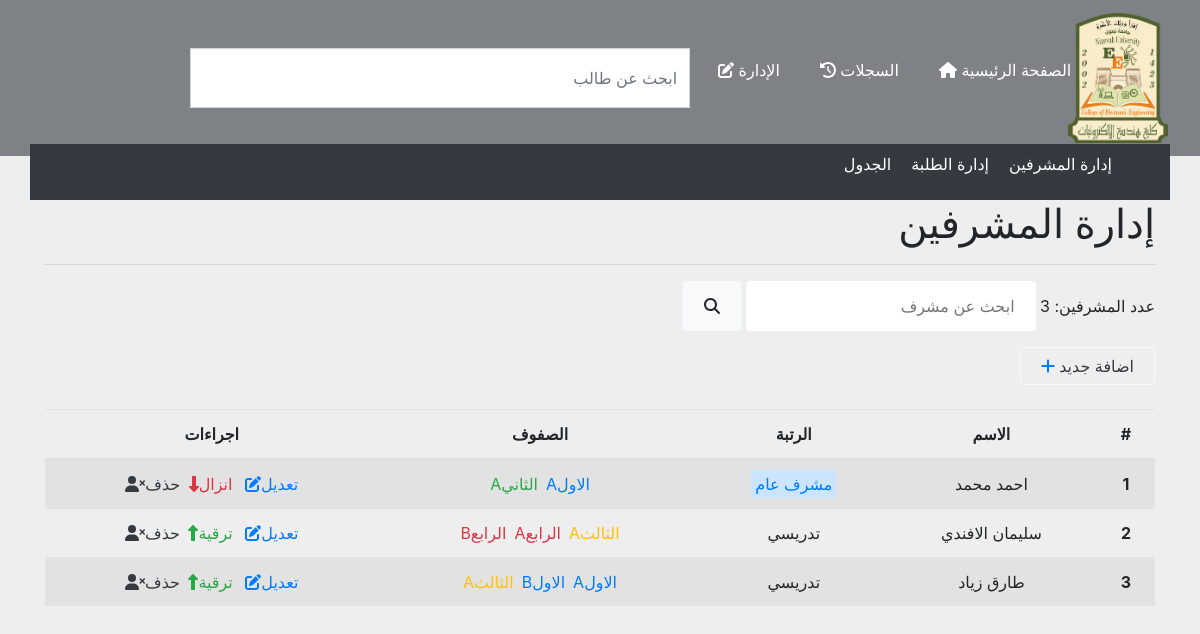
Page /manage.php?do=admins on the earlier database version.
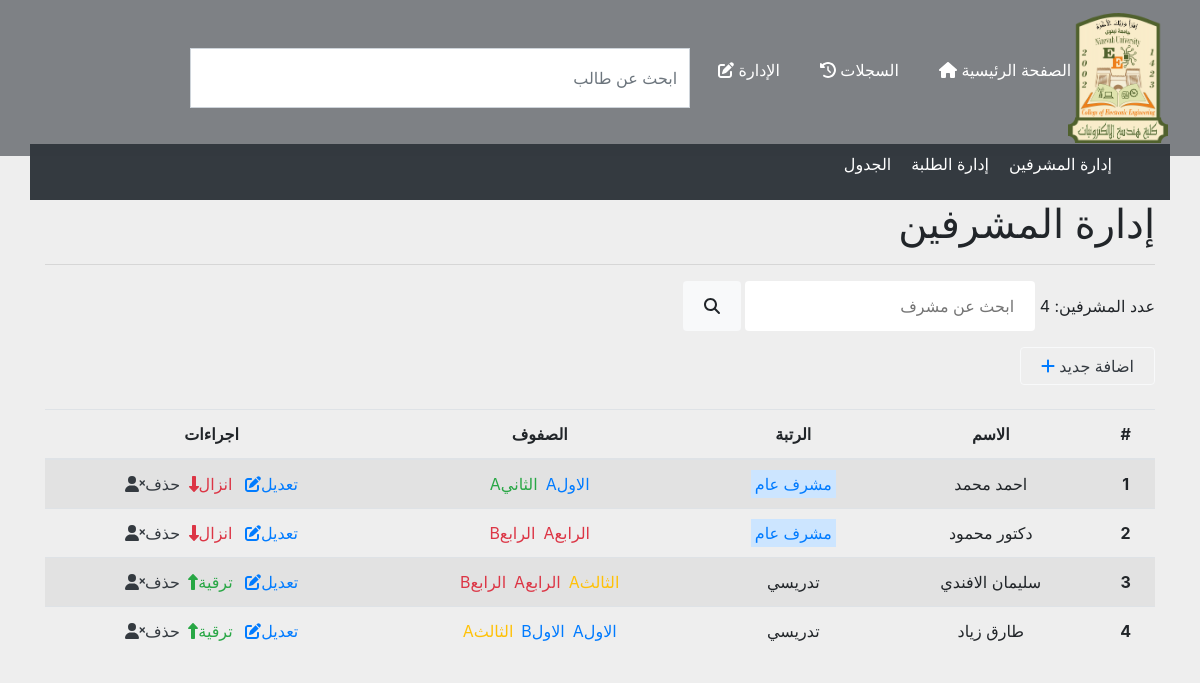
Same page on the later database version.
### tables this page shows
CREATE TABLE `users` (
  `id` int(11) NOT NULL,
  `name` text NOT NULL,
  `birth` varchar(14) NOT NULL,
  `stage` int(11) NOT NULL,
  `division` varchar(1) NOT NULL,
  `admin` int(1) NOT NULL DEFAULT 0,
  `insertDate` date NOT NULL DEFAULT current_timestamp(),
  `insertTime` time NOT NULL DEFAULT current_timestamp(),
  `exchangeHistory` text NOT NULL DEFAULT '0',
  `DateExchange` date NOT NULL DEFAULT current_timestamp(),
  `TimeExchange` time NOT NULL DEFAULT current_timestamp(),
  `tags` char(11) NOT NULL DEFAULT '''0'''
);

### includes/doAdmins.php (the view, shortened to what this page needs)
<h1>إدارة المشرفين</h1>
<hr>
<?php
$query = mysqli_query($con, "SELECT * FROM `users` WHERE (`admin`=1 OR `admin`=9) ORDER BY `users`.`name` ASC");
$adminNum = mysqli_num_rows($query);
?>
<div>
    <span> عدد المشرفين: <?php  echo $adminNum; ?> </span>
    <input class=" alert" placeholder="ابحث عن مشرف" type="search"  id="ASI" oninput="searcher( 'ASI', 'AT' )">
    <button class="alert btn-light" onclick="searcher( 'ASI', 'AT' )"><i class="fa fa-search"></i></button>
</div>
<div class="list1 mb-4">
    <div class=" btn btn-outline-light" onclick="hid4show('hidden1', 'addAdmin')">
        <span class="p-2 m-0 text-dark">
            <span>اضافة جديد</span>
            <i class=" text-primary fa fa-add"></i>
        </span>
    </div>
</div>
<table class="table table-striped" id="AT">
    <thead>
        <tr class="tr1 center">
            <th scope="col">#</th>
            <th scope="col">الاسم</th>
            <th scope="col">الرتبة</th>
            <th scope="col">الصفوف</th>
            <th scope="col">اجراءات</th>
        </tr>
    </thead>
    <tbody class="table-group-divider">
        <?php
        $query = mysqli_query($con, "SELECT * FROM `users` WHERE (`admin`=1 OR `admin`=9) ORDER BY `users`.`name` ASC");
        $ii = 0;
        while($row = mysqli_fetch_assoc($query)){
            $ii++;
        ?>
        <tr class="tr1">
            <th class="td1 center" scope="row"><?php echo $ii; ?></th>
            <td class="td1 center"><?php echo $row['name']; ?></td>
            <td class="td1 center"><?php
                if( $row['admin'] == 9){
                    echo '<span class="text-primary alert-primary p-1">' . "مشرف عام" . '</span>';
                }else{
                    echo "تدريسي";
                }
            ?></td>
            <td class="td1 center"><?php
                if( !empty($row['exchangeHistory']) ){
                    $classes = $row['exchangeHistory'];
                    $len = strlen($classes);
                    for( $i=0; $i<$len; $i++ ){
                        if( ( ($i+1) %3 ) == 0){
                            if( $classes[$i-2] == 1 ){echo "<a href='?do=stage&auv=". $classes[$i-2] . '&buv='. $classes[$i-1] . "' class='p-1 text-primary'>" . "الاول" . $classes[$i-1] . "</a>";}
                            if( $classes[$i-2] == 2 ){echo "<a href='?do=stage&auv=". $classes[$i-2] . '&buv='. $classes[$i-1] . "' class='p-1 text-success'>" . "الثاني" . $classes[$i-1] . "</a>";}
                            if( $classes[$i-2] == 3 ){echo "<a href='?do=stage&auv=". $classes[$i-2] . '&buv='. $classes[$i-1] . "' class='p-1 text-warning'>" . "الثالث" . $classes[$i-1] . "</a>";}
                            if( $classes[$i-2] == 4 ){echo "<a href='?do=stage&auv=". $classes[$i-2] . '&buv='. $classes[$i-1] . "' class='p-1 text-danger'>" . "الرابع" . $classes[$i-1] . "</a>";}
                        }
                    }
                }else{
                    echo "<span class=' text-danger'> لا يوجد </span>";
                }
            ?></td>
            <td class="td1 center">
                <a class="pl-1 text-primary" href="edit.php?id=<?php $ra = rand(999, 99999); echo $row['id'] * $ra * 58754.9754277456 / 42.9869456903?>&k=<?php echo $ra; ?>">تعديل<i class="fa fa-edit"></i></a>
                <?php if( $row['admin'] != 9 ){
                echo '<span class="pr-1 text-success hand" onclick="ajax()" >ترقية<i class="fa fa-up-long"></i></span>';
                } ?>
                <?php if( $row['admin'] != 1 ){
                echo '<span class="pr-1 text-danger hand" >انزال<i class="fa fa-down-long"></i></span>';
                } ?>
                <span class="pr-1 text-dark hand" >حذف<i class="fa fa-user-xmark"></i></span>
            </td>
        </tr>
        <?php } ?>
    </tbody>
</table>

Differences in the rows shown:
added users: name "دكتور محمود", admin "مشرف عام", exchangeHistory "A", exchangeHistory "B"
